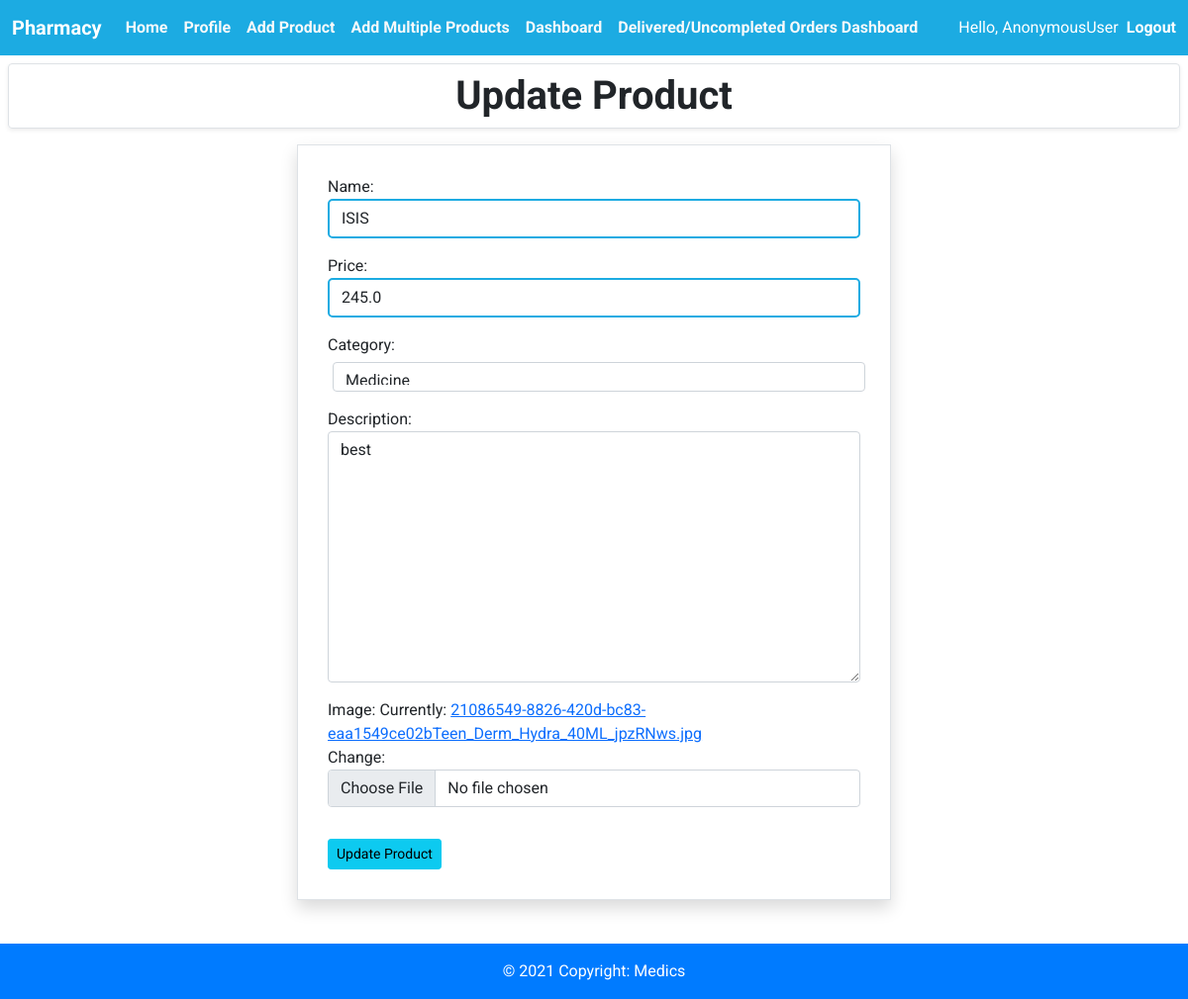
Before: /pharmacy/product/edit/6 with the older database file.
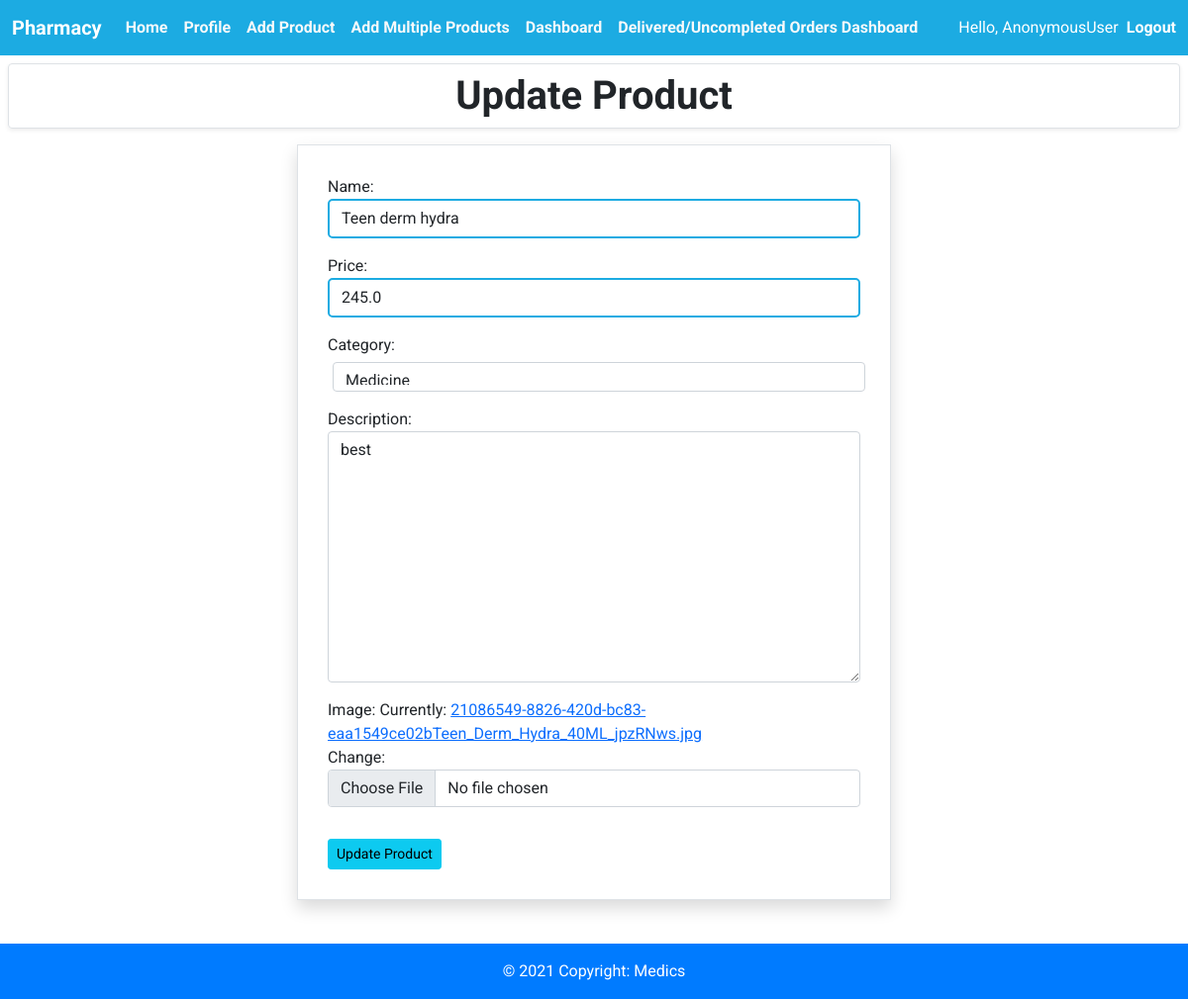
After: the same page with the newer database file.
### pharmacy/models.py (models this page shows, shortened)
class Product(models.Model):
    shop = models.ForeignKey(Pharmacy, on_delete=models.CASCADE, default=1)
    name = models.CharField(max_length=200, null=True)
    price = models.FloatField(null=True)
    category = models.ForeignKey(Category, on_delete=models.CASCADE, default=1)
    description = models.TextField(null=True, blank=True)
    date_created = models.DateTimeField(auto_now_add=True, null=True)
    image = models.ImageField(null=True, blank=True,
                              default='productdefault.png')

class Category(models.Model):
    name = models.CharField(max_length=20)
    def __str__(self):
        return self.name

### pharmacy/views.py (the view)
# urls.py: path('pharmacy/product/edit/<str:id>', views.pharmacyProductUpdate,
def pharmacyProductUpdate(request, id):
    product = Product.objects.get(id=id)
    form = CreateProductForm(instance=product)
    if request.method == 'POST':
        form = CreateProductForm(request.POST, request.FILES, instance=product)
        if form.is_valid():
            form.save()
        return redirect('pharmacy_home')
    context = {'form': form}
    return render(request, 'pharmacy/pharmacyProductUpdate.html', context)

### pharmacy/form.py
class CreateProductForm(ModelForm):
    class Meta:
        model = Product
        fields = ['name', 'price', 'category', 'description', 'image']
        widgets = {
            'name': forms.TextInput(attrs={'class': 'form-control'}),
            'price': forms.NumberInput(attrs={'class': 'form-control'}),
            'category': forms.Select(attrs={'class': 'form-control'}),
            'description': forms.Textarea(attrs={'class': 'form-control'}),
            'image': forms.ClearableFileInput(attrs={'class': 'form-control', 'accept': 'image/*'}),
        }

### pharmacy/templates/pharmacy/pharmacyProductUpdate.html (shortened to what this page needs)
{%extends 'pharmacy/pharmacyBase.html'%}
{%block content%}
<h1 class="text-center border rounded m-2 shadow-sm fw-bold py-2 ">Update Product</h1>
<div class="container add-product  border shadow mt-3 ">
    <form method="POST" enctype="multipart/form-data">
        <div class="form-group edit-product">
            {{form.as_p}}
        </div>
        <input type="submit" value="Update Product" class="btn btn-info btn-sm mt-3">
    </form>
</div>
{%endblock%}

Changed rows visible on the page:
changed Product "Medicine": name "ISIS" → "Teen derm hydra"
